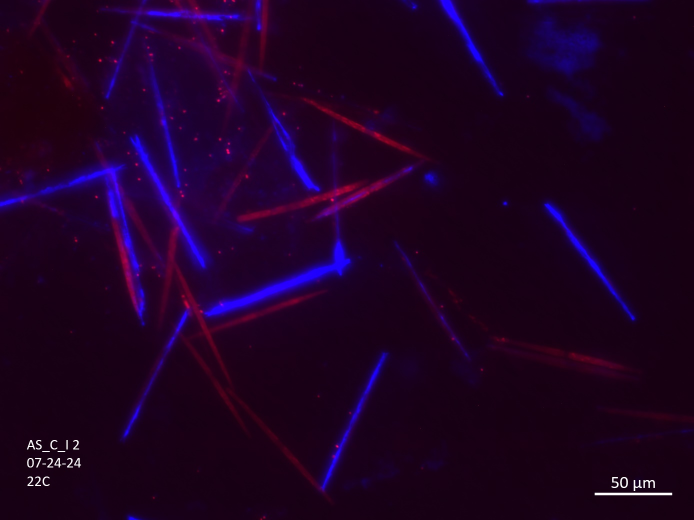
#> input picture data/images/ClumpyLate_AS_C_I_22_2_20240724.jpg, 1388 x 1040 px, found by its file name (shown at 1/2 size)
$ jupyter execute protist-image-analysis.ipynb
#> lines starting #> are read from the running program, lines starting #| are printed output that depends on the picture; after the words box and inside, x2 and y2 are one past the last pixel; in counts of white or black regions, pixels touching at a corner belong together
# Automated Image Analysis: Diatoms & Infection Status

Diatoms are important phytoplankton with global distribution. Like many ocean microbes, they're susceptible to infection from a panoply of parasitic symbionts (yes, even other proptists 👀). Diatom infections are easy to visualize when the staining structure is comprised of carbon-based macromolecules (*e.g.* chitin, carbon) with CalcoFluor White (CFW) and fluorescent microscopy. This is because diatom frustules are silica-based, so we can expect healthy cells to fluoresce red (due to functioning chlorophylls) and the infective structures to fluoresce blue.

Unfortunately, most image analysis software is designed for white backgrounds and circular cells, which pennate diatoms are not (🥲). Additionally, due to the stubborn chemistry of CFW and the nature of staining on a filter, our images are rife with noisy background. Moreover, manual image analysis is time-consuming (~7-10 minutes per image) and, thus, unfeasible with a high volume of micrographs (*e.g.* 610). For these reasons (and because I adore long-winded rabbit holes 🕳🐇), I've embarked on a journey to automate our image analysis with Python! 🐍

**Here, I test out 2 approaches to image analysis:**
- Canny Edge Detection
- Color Masking

Many more exist and several more are in the works, so stay tuned!

## Load packages

[cell 1]
import cv2
import numpy as np
from skimage.measure import label, regionprops
from skimage import filters
import skimage
import matplotlib.pyplot as plt

## Step 1: Read in Images in RGB & Greyscale
We will try out a few popular methods on both RGB and Greyscale. However, other methods require alternative image types, like HSV and 8-bit images.

[cell 2]
# Read in image
image = cv2.imread("../images/ClumpyLate_AS_C_I_22_2_20240724.jpg") # wd filepath
#> image is the input picture: shape (1040, 1388, 3); mean B, G, R 36.5, 0.7, 29.9
# image = cv2.imread("../data/images/ClumpyLate_AS_C_I_22_2_20240724.jpg") # GH filepath

# Step 1: Convert to grayscale and RGB
    # read in greyscale/bw
gray = cv2.cvtColor(image, cv2.COLOR_BGR2GRAY)
    # read in RGB version
image_rgb = cv2.cvtColor(image, cv2.COLOR_BGR2RGB)

# Plotting
fig, ax = plt.subplots(1, 2, figsize=(13, 10))
    # set main title
# plt.suptitle("Basic Edge Detection")
ax[0].imshow(image_rgb, cmap='magma')
ax[1].imshow(gray, cmap='magma')
    # set the title to all subplots
ax[0].set_title("RGB Image")
ax[1].set_title("RGB Edges")
    # adjust spacing
fig.tight_layout()

Next, we'll use Canny edge detection to delineate cell boundaries against the environment. Canny edge detection works by:
- Noise reduction (Gaussian blur)
    - this uses a kernel (of a specified size) to blur the surrounding area, producing an average intensity for a given pixel
- Calculating the intensity gradient (Sobel kernel)
    - fine-tuning happens by adjusting the aperture
- Non-maximum suppression
    - gradient magnitude is thresholded, removes weak edges
- Hystersis thresholding
    - uses threshold to determine edges (also called contours)

## Step 2 (Approach 1): Canny Edge Detection for RBG & Greyscale

[cell 3]
# Step 2: Apply Canny edge detection for RGB images
edges_rgb = cv2.Canny(image_rgb, threshold1=50, threshold2=150, apertureSize=3, L2gradient=False)
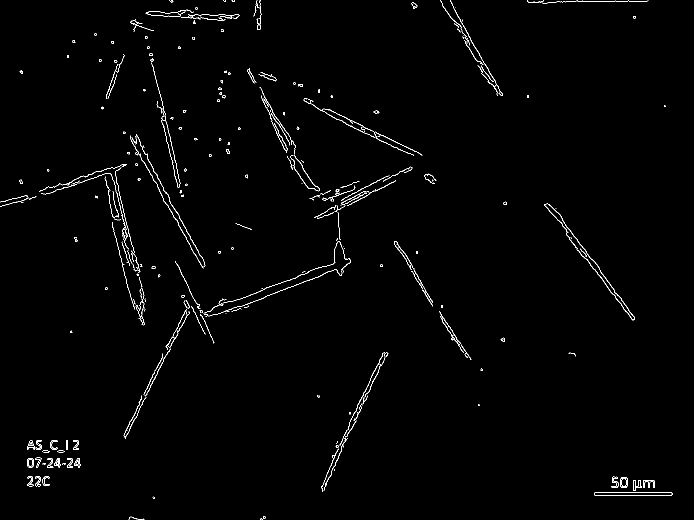
#> edges_rgb: shape (1040, 1388) (shown at 1/2 size); 1.1% white in thin lines or dots

# Plotting
fig, ax = plt.subplots(1, 2, figsize=(13, 10))
    # set main title
# plt.suptitle("Basic Edge Detection")
    # show plots
ax[0].imshow(image_rgb, cmap='magma')
ax[1].imshow(edges_rgb, cmap='magma')
    # set the title to all subplots
ax[0].set_title("RGB Image")
ax[1].set_title("RGB Edges")
    # adjust spacing
fig.tight_layout()
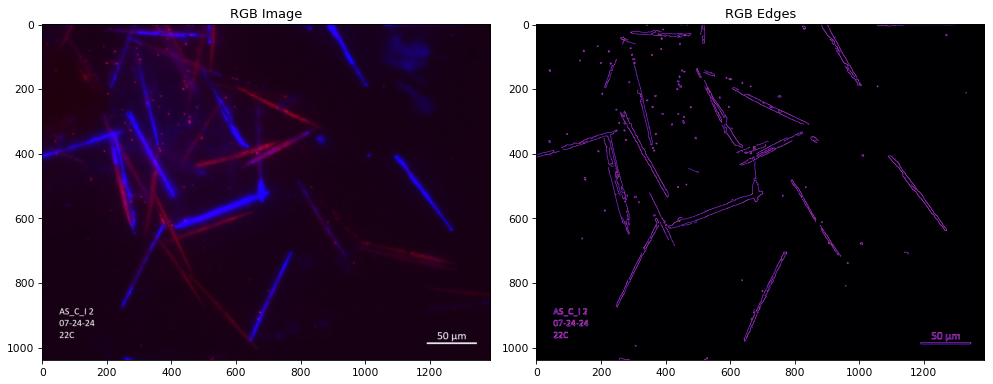
#> figure drawn by matplotlib, 2 panels

Wow, great edges bro! Can greyscale perform?

[cell 4]
# Step 2: Apply Canny edge detection for greyscale images
edges_bw = cv2.Canny(gray, threshold1=50, threshold2=150, apertureSize=3, L2gradient=False)
#> edges_bw: shape (1040, 1388); 0.16% white in thin lines or dots, all inside (x1, y1, x2, y2) = (54, 0, 1345, 991)

# Plotting
fig, ax = plt.subplots(1, 2, figsize=(13, 10))
    # set main title
# plt.suptitle("Basic Edge Detection")
    # show figs
ax[0].imshow(gray, cmap='magma')
ax[1].imshow(edges_bw, cmap='magma')
    # set the title to all subplots
ax[0].set_title("Grayscale Image")
ax[1].set_title("Grayscale Edges")
    # adjust spacing
fig.tight_layout()

Yikes! What happened with the greyscale? Perhaps the blurring effect was too harsh given the lack of intensity imposed by the greyscale... I don't know 🤷🏼

## Step 3: Refined Edge Detection for Greyscale

To refine our edge detection in the greyscale image we'll implement the steps individually for more granular control. Our approach includes steps for:
- blurring
- defining our kernel
- applying kernel to morphology
- creating a mask (this one should be a lower bound/loose)
- extracting contours from the image (these should be less strict/loose)
- calculating the area of each contour, requiring that contour areas are between 50 - 5000 pixels
    - given the dimensions of this image (1388 x 1040 pixels), we expect the cells to be width = 5px & length = 200px, so the average area could be ~1000px
- stretch the image based on minimum and maximum values from greyscale mask
- rescale the intensity
- apply the Sobel filter for new edges (based on rescaled intensity)
- create a new mask
- draw countours again (these should be more strict)

[cell 5]
# Step 3: Refine edge detection
    # add a Guassian blur
blurred = cv2.GaussianBlur(gray, (0,0), sigmaX=6, sigmaY=6)
    # morphology
kernel = cv2.getStructuringElement(cv2.MORPH_RECT, (45,45))
morph = cv2.morphologyEx(blurred, cv2.MORPH_CLOSE, kernel)
    # threshold
thresh = cv2.threshold(morph, 0, 255, cv2.THRESH_OTSU)[1]
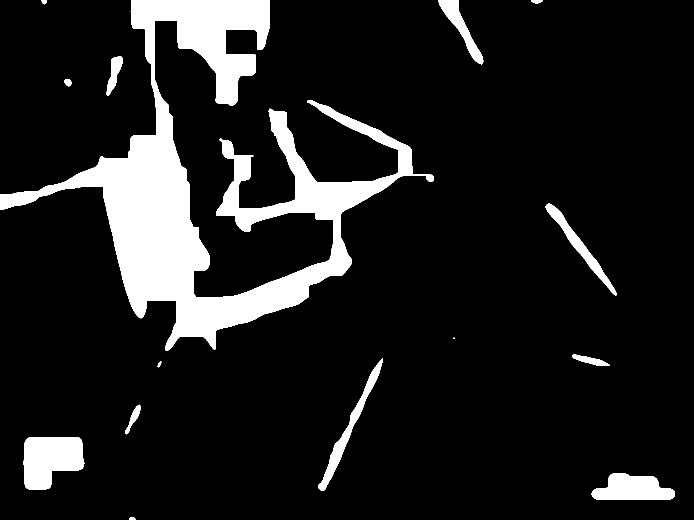
#> thresh: shape (1040, 1388) (shown at 1/2 size); 11.8% white; 15 white regions (1 under 20 px)
    # get contours and filter on size
masked1 = gray.copy()
meanval = int(np.mean(masked1))
#> meanval = 13
contours = cv2.findContours(thresh, cv2.RETR_EXTERNAL, cv2.CHAIN_APPROX_SIMPLE)
#> contours = 15 contours, 1 with area under 20; largest, box (x1, y1, x2, y2) and area: (0, 0, 868, 701) 136748, (47, 874, 169, 980) 9637, (1183, 947, 1350, 1000) 6187, (636, 717, 766, 982) 3945, (1091, 407, 1234, 591) 3390
contours = contours[0] if len(contours) == 2 else contours[1]
for cntr in contours:
    area = cv2.contourArea(cntr)
    # NOTE: maybe increase pixel size here--match threshold from before, but is this by total pixels in area of contour..?
    if area > 100 and area < 10000:
        cv2.drawContours(masked1, [cntr], 0, (meanval), -1)
#> this loop made 15 passes
#> area on passes 1, 2, 3, 4, 5, 6, 7, 9: 52.5, 6187, 9637, 517.5, 40.5, 3945, 698.5, 3390
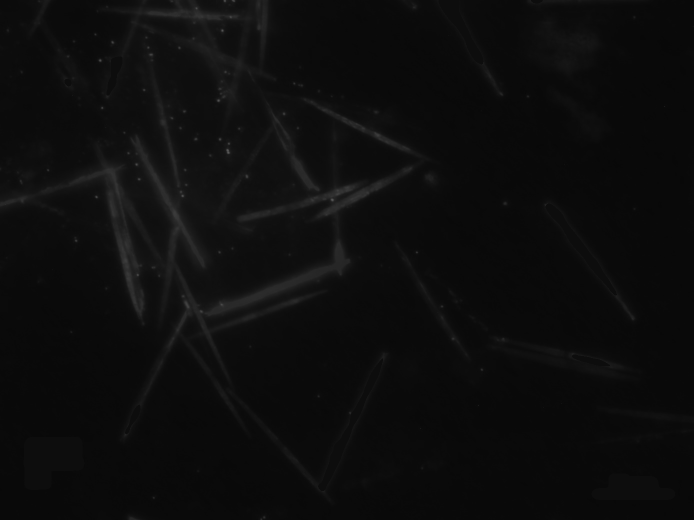
#> masked1: shape (1040, 1388) (shown at 1/2 size); min 7, max 93, mean 12.9
# stretch image based on min & max values detected (dark to light)
minval = int(np.amin(masked1))
#> minval = 7
maxval = int(np.amax(masked1))
#> maxval = 93
# NOTE: result1 is currently the same as 'gray'
result1 = skimage.exposure.rescale_intensity(masked1, in_range=(minval,maxval), out_range=(0,255)).astype(np.uint8)
    # apply sobel masking?
edges = filters.sobel(blurred) #replaced 'result1'
    # Mask to isolate the cells
mask = np.zeros_like(gray)
cv2.drawContours(mask, contours, -1, color=255, thickness=cv2.FILLED)

# Plotting
fig, ax = plt.subplots(1, 3, figsize=(15, 5))
    # set main title
# plt.suptitle("Refined Edge Detection & Masking")
ax[0].imshow(gray, cmap='magma')
ax[1].imshow(edges, cmap='magma')
ax[2].imshow(mask, cmap='magma')
    # set the title to all subplots
ax[0].set_title("Original Greyscale Image")
ax[1].set_title("Sobel Edges")
ax[2].set_title("Final Masking")
    # adjust spacing
fig.tight_layout()

## Step 4 (Approach 2): Extract Color Channels (Red & Blue) for Masking

[cell 6]
# Step 4: Split image into color channels
red_channel = image_rgb[:, :, 0]
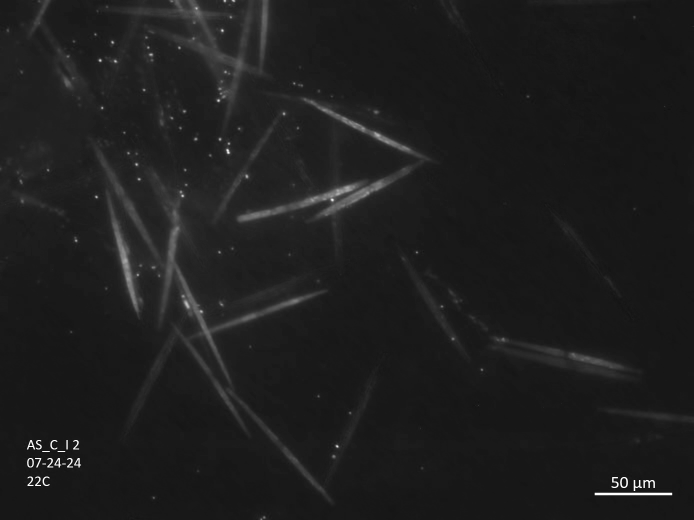
#> red_channel: shape (1040, 1388) (shown at 1/2 size); min 11, max 255, mean 29.9
green_channel = image_rgb[:, :, 1]
blue_channel = image_rgb[:, :, 2]
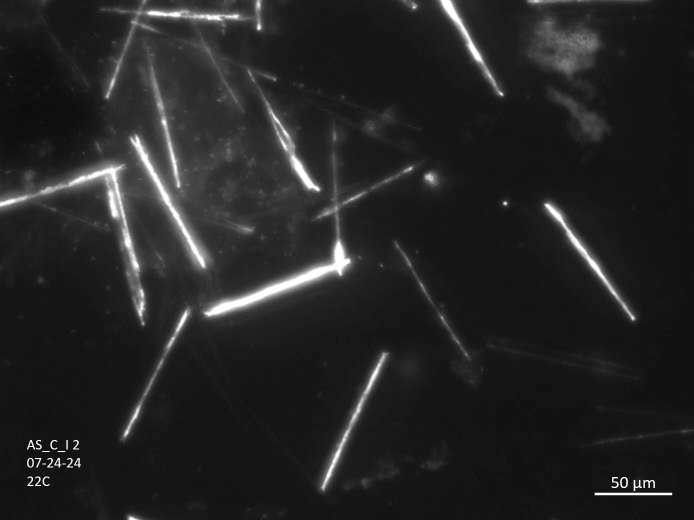
#> blue_channel: shape (1040, 1388) (shown at 1/2 size); min 7, max 255, mean 36.5

# Plotting
fig, ax = plt.subplots(1, 2, figsize=(13, 10))
    # set main title
# plt.suptitle("Color Channels")
ax[0].imshow(red_channel, cmap='inferno')
ax[1].imshow(blue_channel, cmap='inferno')
    # set the title to all subplots
ax[0].set_title("Red Channel")
ax[1].set_title("Blue Channel")
    # adjust spacing
fig.tight_layout()

### Create Color Channel Masks

[cell 7]
# create masks for red and blue channels
    # threshold to isolate red and blue regions
_, red_mask = cv2.threshold(red_channel, 40, 255, cv2.THRESH_BINARY) # lowering the first value passed can help to detect more cells!!
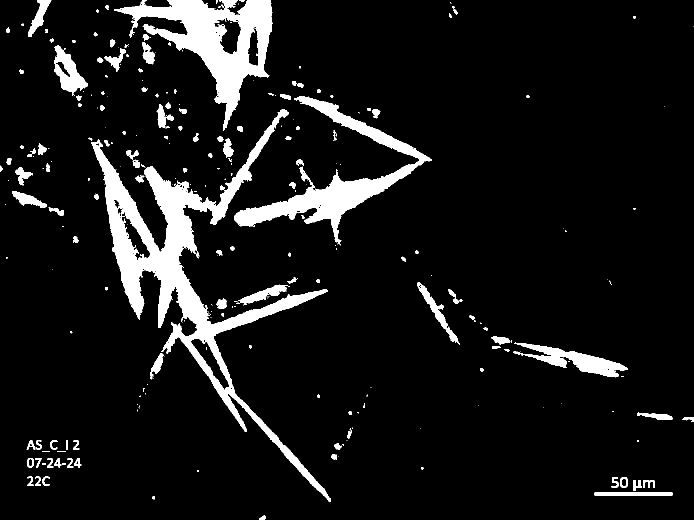
#> red_mask: shape (1040, 1388) (shown at 1/2 size); 8.9% white; 297 white regions (161 under 20 px), largest, box (x1, y1, x2, y2) and area: (183, 219, 662, 1004) 51174, (228, 0, 546, 262) 27209, (469, 192, 863, 491) 20709
_, blue_mask = cv2.threshold(blue_channel, 50, 255, cv2.THRESH_BINARY) # this may need to be adjusted for bg noise
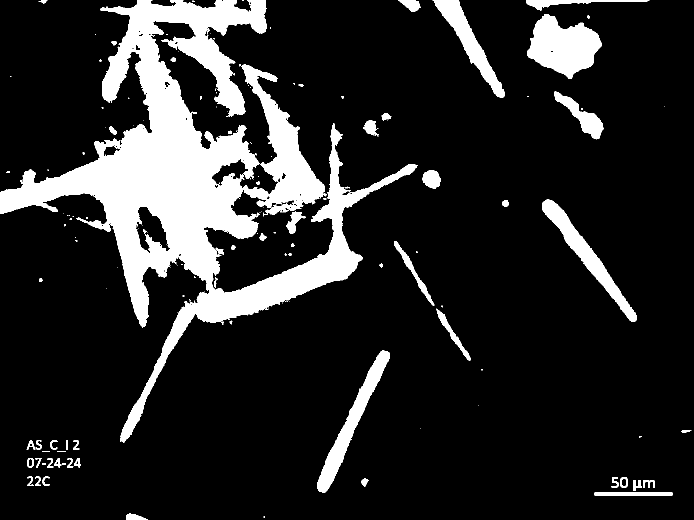
#> blue_mask: shape (1040, 1388) (shown at 1/2 size); 15.3% white; 172 white regions (110 under 20 px), largest, box (x1, y1, x2, y2) and area: (0, 0, 835, 885) 171719, (1054, 28, 1204, 158) 11891, (634, 701, 780, 986) 7864

    # combine red and blue masks with the cell mask
red_in_cells = cv2.bitwise_and(red_mask, red_mask, mask=mask)
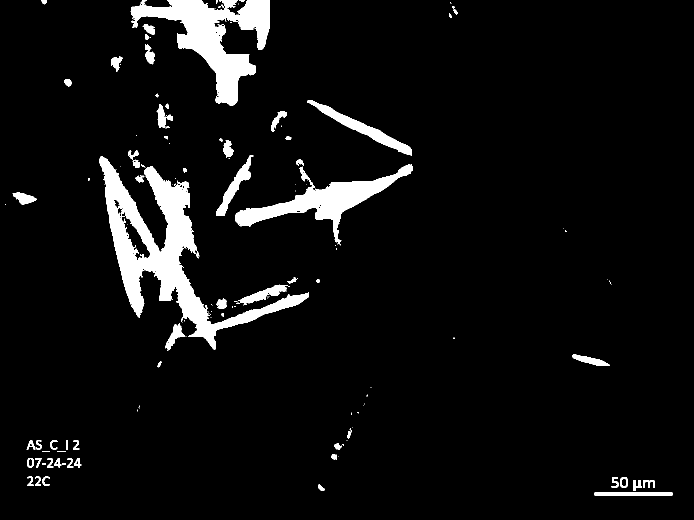
#> red_in_cells: shape (1040, 1388) (shown at 1/2 size); 6.1% white; 152 white regions (88 under 20 px), largest, box (x1, y1, x2, y2) and area: (198, 313, 618, 700) 34424, (261, 0, 540, 212) 21803, (470, 329, 826, 491) 13223
blue_in_cells = cv2.bitwise_and(blue_mask, blue_mask, mask=mask)
#> blue_in_cells: shape (1040, 1388); 8.4% white; 96 white regions (55 under 20 px)

# plotting
fig, ax = plt.subplots(1, 2, figsize=(13, 10))
    # set main title
# plt.suptitle("Color Masks")
ax[0].imshow(red_mask, cmap='inferno')
ax[1].imshow(blue_mask, cmap='inferno')
    # set the title to all subplots
ax[0].set_title("Red Channel")
ax[1].set_title("Blue Channel")
    # adjust spacing
fig.tight_layout()

[cell 8]
# For comparison, here's the RGB image once again:
fig, ax = plt.subplots(1, 1)
    # show plots
ax.imshow(image_rgb, cmap='magma')
    # set the title to all subplots
ax.set_title("RGB Image")

## Step 5: Calculate Color Ratios

[cell 9]
# Step 5: Calculate overall red-to-blue ratio
    # label the individual cells
labeled_cells = label(mask)
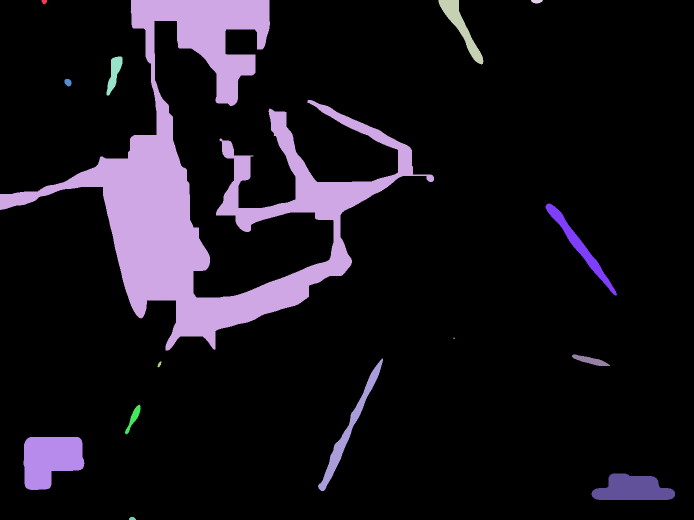
#> labeled_cells: shape (1040, 1388) int64 (shown at 1/2 size); 16 distinct labels, from 0 to 15; one colour per label, 0 black
regions = regionprops(labeled_cells)
#> regions = 15 regions; largest, box (x1, y1, x2, y2) and area: (0, 0, 868, 701) 139662, (47, 874, 169, 980) 9841, (1183, 947, 1350, 1000) 6377, (636, 717, 766, 982) 4214, (1091, 407, 1234, 591) 3580

    # instantiate lists to store metrics
cell_count = len(regions)
#> cell_count = 15
#> (the rest of the program and of its run is left out)
